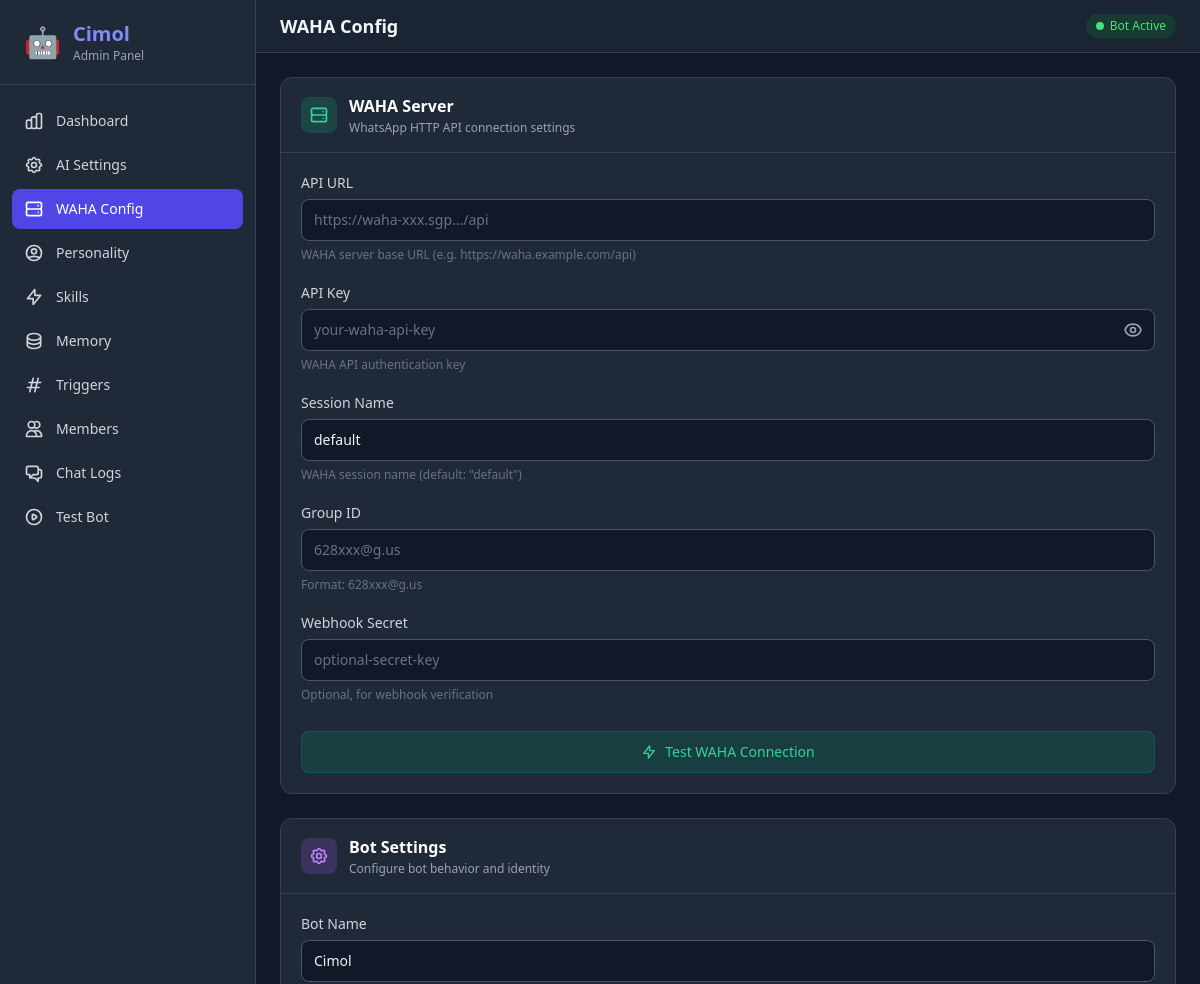
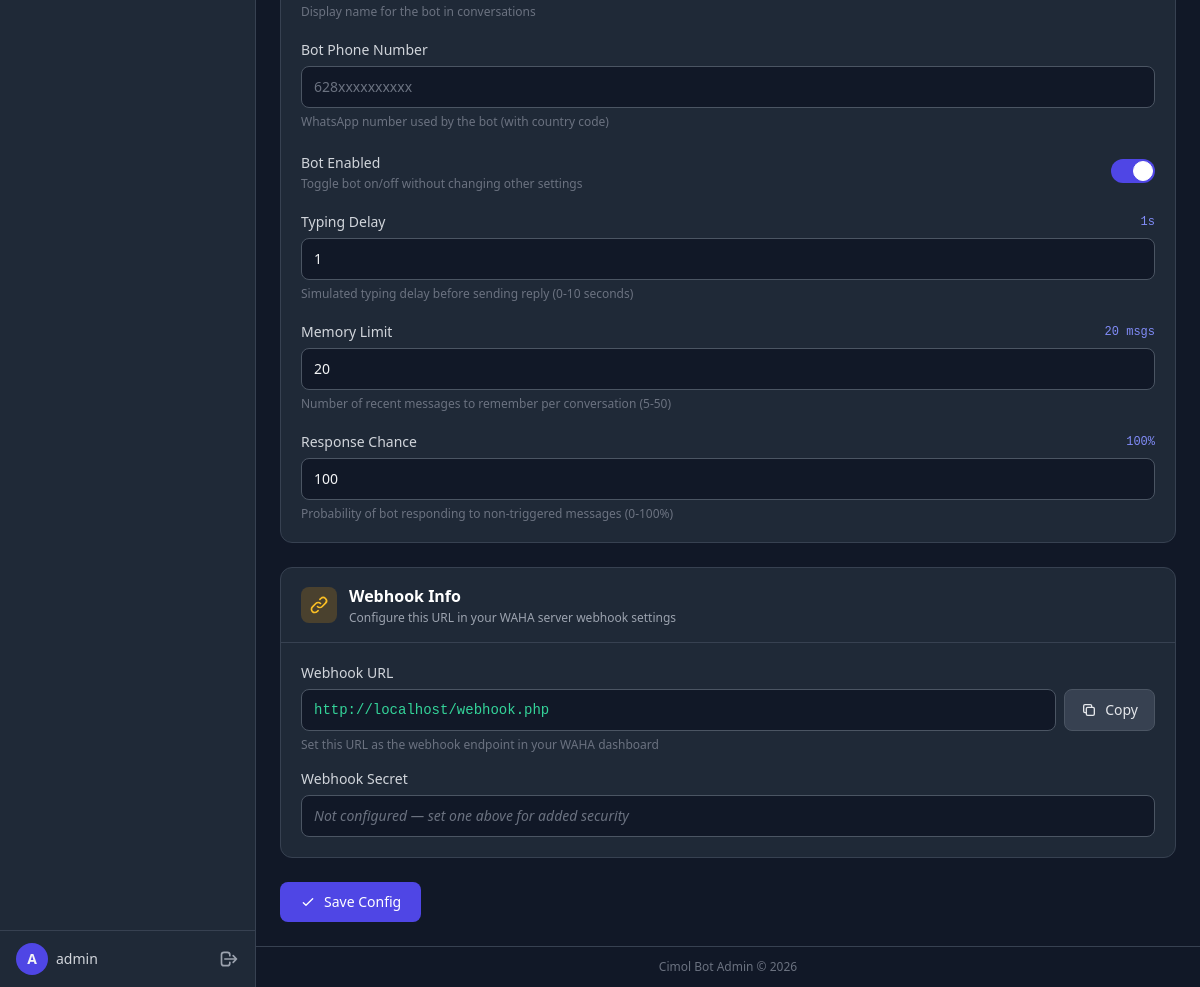
/public/admin/waha.php (signed in), run on the app's committed database (2 pictures, top to bottom).
### tables this page shows
CREATE TABLE IF NOT EXISTS settings (
    id INT AUTO_INCREMENT PRIMARY KEY,
    setting_key VARCHAR(100) NOT NULL UNIQUE,
    setting_value TEXT NULL,
    setting_type ENUM('string', 'number', 'boolean', 'json') DEFAULT 'string',
    category ENUM('ai_provider', 'waha', 'bot', 'general') DEFAULT 'general',
    description VARCHAR(255) NULL,
    created_at DATETIME DEFAULT CURRENT_TIMESTAMP,
    updated_at DATETIME DEFAULT CURRENT_TIMESTAMP ON UPDATE CURRENT_TIMESTAMP
);

### public/admin/waha.php (the view, shortened to what the rows shown need)
<?php
require_once __DIR__ . '/layout.php';
$wahaApiUrl = \BotWA\Config::get('waha_api_url', '');
$wahaApiKey = \BotWA\Config::get('waha_api_key', '');
$wahaSession = \BotWA\Config::get('waha_session', 'default');
$wahaWebhookSecret = \BotWA\Config::get('waha_webhook_secret', '');
$botName = \BotWA\Config::get('bot_name', 'Cimol');
$botTypingDelay = \BotWA\Config::get('bot_typing_delay', 2);
$botMemoryLimit = \BotWA\Config::get('bot_memory_limit', 20);
$botResponseChance = \BotWA\Config::get('bot_response_chance', 100);
?>
<form method="POST" action="" id="waha-form">
    <div class="grid grid-cols-1 xl:grid-cols-2 gap-6 mb-6">
        <div class="bg-gray-800 rounded-xl border border-gray-700 overflow-hidden">
            <div class="p-5 space-y-5">
                <div>
                    <label for="waha_api_url" class="block text-sm font-medium text-gray-300 mb-1.5">API URL</label>
                    <input type="text" id="waha_api_url" name="waha_api_url"
                           value="<?= htmlspecialchars($wahaApiUrl) ?>"
                           placeholder="https://waha-xxx.sgp.../api"
                           class="w-full px-3 py-2.5 bg-gray-900 border border-gray-600 rounded-lg text-gray-100 text-sm placeholder-gray-500 focus:outline-none focus:ring-2 focus:ring-indigo-500 focus:border-transparent transition-colors">
                    <p class="mt-1.5 text-xs text-gray-500">WAHA server base URL (e.g. https://waha.example.com/api)</p>
                </div>
                <div>
                    <div class="relative">
                        <input type="password" id="waha_api_key" name="waha_api_key"
                               value="<?= htmlspecialchars($wahaApiKey) ?>"
                               placeholder="your-waha-api-key"
                               class="w-full px-3 py-2.5 pr-10 bg-gray-900 border border-gray-600 rounded-lg text-gray-100 text-sm placeholder-gray-500 focus:outline-none focus:ring-2 focus:ring-indigo-500 focus:border-transparent transition-colors">
                        <button type="button" onclick="togglePassword('waha_api_key', 'waha-eye', 'waha-eye-off')" class="absolute inset-y-0 right-0 flex items-center pr-3 text-gray-400 hover:text-gray-200 transition-colors">
                        </button>
                    </div>
                </div>
                <div>
                    <label for="waha_session" class="block text-sm font-medium text-gray-300 mb-1.5">Session Name</label>
                    <input type="text" id="waha_session" name="waha_session"
                           value="<?= htmlspecialchars($wahaSession) ?>"
                           placeholder="default"
                           class="w-full px-3 py-2.5 bg-gray-900 border border-gray-600 rounded-lg text-gray-100 text-sm placeholder-gray-500 focus:outline-none focus:ring-2 focus:ring-indigo-500 focus:border-transparent transition-colors">
                    <p class="mt-1.5 text-xs text-gray-500">WAHA session name (default: "default")</p>
                </div>
                <div>
                    <label for="waha_webhook_secret" class="block text-sm font-medium text-gray-300 mb-1.5">Webhook Secret</label>
                    <input type="text" id="waha_webhook_secret" name="waha_webhook_secret"
                           value="<?= htmlspecialchars($wahaWebhookSecret) ?>"
                           placeholder="optional-secret-key"
                           class="w-full px-3 py-2.5 bg-gray-900 border border-gray-600 rounded-lg text-gray-100 text-sm placeholder-gray-500 focus:outline-none focus:ring-2 focus:ring-indigo-500 focus:border-transparent transition-colors">
                    <p class="mt-1.5 text-xs text-gray-500">Optional, for webhook verification</p>
                </div>
            </div>
        </div>
        <div class="bg-gray-800 rounded-xl border border-gray-700 overflow-hidden">
            <div class="p-5 space-y-5">
                <div>
                    <label for="bot_name" class="block text-sm font-medium text-gray-300 mb-1.5">Bot Name</label>
                    <input type="text" id="bot_name" name="bot_name"
                           value="<?= htmlspecialchars($botName) ?>"
                           placeholder="Cimol"
                           class="w-full px-3 py-2.5 bg-gray-900 border border-gray-600 rounded-lg text-gray-100 text-sm placeholder-gray-500 focus:outline-none focus:ring-2 focus:ring-indigo-500 focus:border-transparent transition-colors">
                    <p class="mt-1.5 text-xs text-gray-500">Display name for the bot in conversations</p>
                </div>
                <div>
                    <div class="flex items-center justify-between mb-1.5">
                        <label for="bot_typing_delay" class="text-sm font-medium text-gray-300">Typing Delay</label>
                        <span id="delay-value" class="text-xs font-mono text-indigo-400"><?= htmlspecialchars($botTypingDelay) ?>s</span>
                    </div>
                    <input type="number" id="bot_typing_delay" name="bot_typing_delay"
                           value="<?= htmlspecialchars($botTypingDelay) ?>"
                           min="0" max="10" step="1"
                           class="w-full px-3 py-2.5 bg-gray-900 border border-gray-600 rounded-lg text-gray-100 text-sm focus:outline-none focus:ring-2 focus:ring-indigo-500 focus:border-transparent transition-colors"
                           oninput="document.getElementById('delay-value').textContent = this.value + 's'">
                    <p class="mt-1.5 text-xs text-gray-500">Simulated typing delay before sending reply (0-10 seconds)</p>
                </div>
                <div>
                    <div class="flex items-center justify-between mb-1.5">
                        <label for="bot_memory_limit" class="text-sm font-medium text-gray-300">Memory Limit</label>
                        <span id="memory-value" class="text-xs font-mono text-indigo-400"><?= htmlspecialchars($botMemoryLimit) ?> msgs</span>
                    </div>
                    <input type="number" id="bot_memory_limit" name="bot_memory_limit"
                           value="<?= htmlspecialchars($botMemoryLimit) ?>"
                           min="5" max="50" step="1"
                           class="w-full px-3 py-2.5 bg-gray-900 border border-gray-600 rounded-lg text-gray-100 text-sm focus:outline-none focus:ring-2 focus:ring-indigo-500 focus:border-transparent transition-colors"
                           oninput="document.getElementById('memory-value').textContent = this.value + ' msgs'">
                    <p class="mt-1.5 text-xs text-gray-500">Number of recent messages to remember per conversation (5-50)</p>
                </div>
                <div>
                    <div class="flex items-center justify-between mb-1.5">
                        <label for="bot_response_chance" class="text-sm font-medium text-gray-300">Response Chance</label>
                        <span id="chance-value" class="text-xs font-mono text-indigo-400"><?= htmlspecialchars($botResponseChance) ?>%</span>
                    </div>
                    <input type="number" id="bot_response_chance" name="bot_response_chance"
                           value="<?= htmlspecialchars($botResponseChance) ?>"
                           min="0" max="100" step="1"
                           class="w-full px-3 py-2.5 bg-gray-900 border border-gray-600 rounded-lg text-gray-100 text-sm focus:outline-none focus:ring-2 focus:ring-indigo-500 focus:border-transparent transition-colors"
                           oninput="document.getElementById('chance-value').textContent = this.value + '%'">
                    <p class="mt-1.5 text-xs text-gray-500">Probability of bot responding to non-triggered messages (0-100%)</p>
                </div>
            </div>
        </div>
    </div>
</form>

### data on the page
settings: waha_session "default"
settings: bot_name "Cimol"
settings: setting_value "1", bot_typing_delay "1"
settings: setting_value "20", bot_memory_limit "20"
settings: setting_value "100", bot_response_chance "100"

### other printed values
$item['label'] "Dashboard"
$item['label'] "AI Settings"
$item['label'] "WAHA Config"
$item['label'] "Personality"
$item['label'] "Skills"
$item['label'] "Memory"
$item['label'] "Triggers"
$item['label'] "Members"
$item['label'] "Chat Logs"
$item['label'] "Test Bot"
substr($username, 0, 1) "A"
$username "admin"
$title "WAHA Config"
$webhookUrl "http://localhost/webhook.php"
